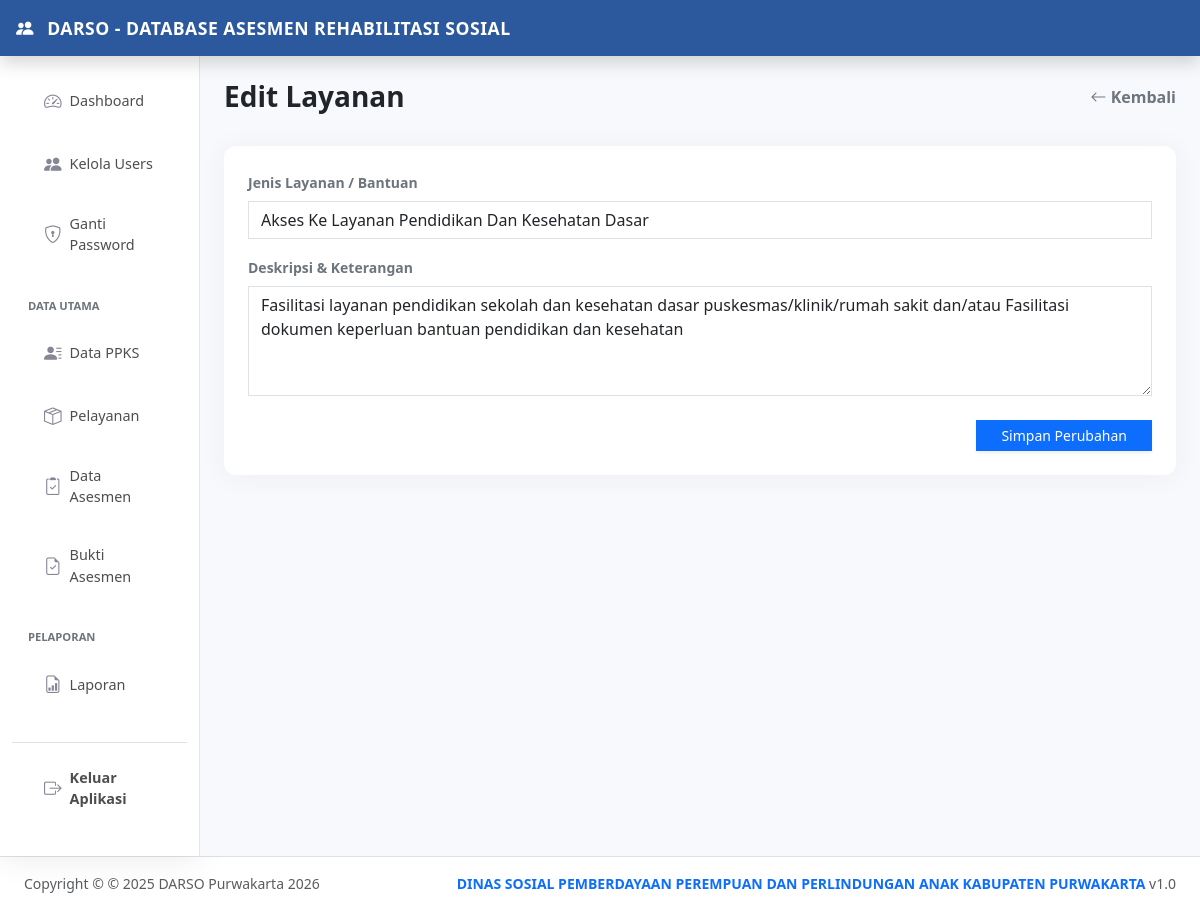
The app's page /obat/edit-obat.php?id=17 (signed in) with its own data.
### tables this page shows
CREATE TABLE `tbl_layanan` (
  `id_layanan` int(11) NOT NULL,
  `jenis_layanan` varchar(100) NOT NULL,
  `deskripsi_layanan` text NOT NULL
);

### obat/edit-obat.php (the view, shortened to what this page needs)
<?php
require '../templates/header.php';
require '../templates/sidebar.php';
$id = $_GET['id'];
$query = mysqli_query($koneksi, "SELECT * FROM tbl_layanan WHERE id_layanan = '$id'");
$data = mysqli_fetch_assoc($query);
?>
<main class="col-md-9 ms-sm-auto col-lg-10 px-md-4 min-vh-100" style="background-color: #f8f9fc;">
  <div class="d-flex justify-content-between align-items-center pt-4 pb-3 mb-3">
    <h3 class="fw-bold text-dark mb-0">Edit Layanan</h3>
    <a href="index.php" class="text-decoration-none text-secondary fw-bold">
      <i class="bi bi-arrow-left"></i> Kembali
    </a>
  </div>
  <div class="card border-0 shadow-sm rounded-0">
    <div class="card-body p-4">
      <form action="proses-obat.php" method="POST">
        <div class="mb-3">
            <label class="form-label small fw-bold text-secondary">Jenis Layanan / Bantuan</label>
            <input type="text" name="jenis" class="form-control rounded-0" value="<?= $data['jenis_layanan'] ?>" required>
        </div>
        <div class="mb-4">
            <label class="form-label small fw-bold text-secondary">Deskripsi & Keterangan</label>
            <textarea name="deskripsi" class="form-control rounded-0" rows="4" required><?= $data['deskripsi_layanan'] ?></textarea>
        </div>
        <div class="d-flex justify-content-end">
            <button type="submit" name="edit" class="btn btn-primary btn-sm px-4 rounded-0 shadow-sm">
                Simpan Perubahan
            </button>
        </div>
      </form>
    </div>
  </div>
</main>
<?php require '../templates/footer.php'; ?>

### templates/header.php (style rules this page uses)
:root { color-scheme: light !important; var(--warna-utama): #2c599d; var(--warna-hover): #1e3d6b; }
body { background-color: #f0f2f5 !important; color: #333 !important; }
.card { border: none !important; border-radius: 12px !important; box-shadow: 0 0.15rem 1.75rem 0 rgba(58, 59, 69, 0.05) !important; }

### records on screen
tbl_layanan: jenis "Akses Ke Layanan Pendidikan Dan Kesehatan Dasar", deskripsi "Fasilitasi layanan pendidikan sekolah dan kesehatan dasar puskesmas/klinik/rumah sakit dan/atau Fasilitasi dokumen keperluan bantuan pendidikan dan kesehatan"
